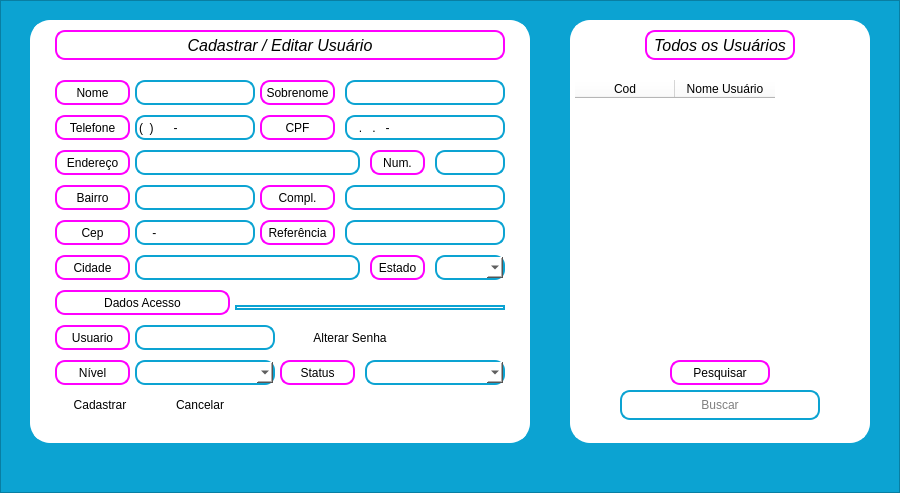
<?xml version="1.0" encoding="UTF-8"?>
<ui version="4.0">
 <class>FrameUsuarios</class>
 <widget class="QFrame" name="FrameUsuarios">
  <property name="geometry">
   <rect>
    <x>0</x>
    <y>0</y>
    <width>900</width>
    <height>493</height>
   </rect>
  </property>
  <property name="font">
   <font>
    <family>Segoe UI</family>
   </font>
  </property>
  <property name="windowTitle">
   <string>Frame</string>
  </property>
  <property name="styleSheet">
   <string notr="true"/>
  </property>
  <property name="frameShape">
   <enum>QFrame::StyledPanel</enum>
  </property>
  <property name="frameShadow">
   <enum>QFrame::Raised</enum>
  </property>
  <widget class="QFrame" name="ct_frame_usuarios">
   <property name="geometry">
    <rect>
     <x>0</x>
     <y>0</y>
     <width>900</width>
     <height>493</height>
    </rect>
   </property>
   <property name="styleSheet">
    <string notr="true">background: #0CA3D2</string>
   </property>
   <property name="frameShape">
    <enum>QFrame::StyledPanel</enum>
   </property>
   <property name="frameShadow">
    <enum>QFrame::Raised</enum>
   </property>
   <widget class="QFrame" name="ct_usuarios">
    <property name="geometry">
     <rect>
      <x>30</x>
      <y>20</y>
      <width>500</width>
      <height>423</height>
     </rect>
    </property>
    <property name="styleSheet">
     <string notr="true">background: #FFF;
border: 5px solid #fFf;
border-radius: 20px;
</string>
    </property>
    <property name="frameShape">
     <enum>QFrame::StyledPanel</enum>
    </property>
    <property name="frameShadow">
     <enum>QFrame::Raised</enum>
    </property>
    <widget class="QLabel" name="lb_pedidos_agendados_2">
     <property name="geometry">
      <rect>
       <x>25</x>
       <y>10</y>
       <width>450</width>
       <height>30</height>
      </rect>
     </property>
     <property name="font">
      <font>
       <family>Segoe UI</family>
       <pointsize>12</pointsize>
       <weight>50</weight>
       <italic>true</italic>
       <bold>false</bold>
       <underline>false</underline>
      </font>
     </property>
     <property name="styleSheet">
      <string notr="true">color: #FFF;
border: 2px solid #ff00ff;
border-radius:10px;
background: #FFF;
color: #000</string>
     </property>
     <property name="text">
      <string>Cadastrar / Editar Usuário</string>
     </property>
     <property name="alignment">
      <set>Qt::AlignCenter</set>
     </property>
    </widget>
    <widget class="QLabel" name="label_clientes">
     <property name="geometry">
      <rect>
       <x>25</x>
       <y>60</y>
       <width>75</width>
       <height>25</height>
      </rect>
     </property>
     <property name="font">
      <font>
       <family>Arial</family>
      </font>
     </property>
     <property name="styleSheet">
      <string notr="true">color: #FFF;
border: 2px solid #ff00ff;
border-radius:10px;
background: #FFF;
color: #000</string>
     </property>
     <property name="text">
      <string>Nome</string>
     </property>
     <property name="alignment">
      <set>Qt::AlignCenter</set>
     </property>
    </widget>
    <widget class="QLineEdit" name="tx_nome_usuario">
     <property name="geometry">
      <rect>
       <x>105</x>
       <y>60</y>
       <width>120</width>
       <height>25</height>
      </rect>
     </property>
     <property name="font">
      <font>
       <family>Segoe UI</family>
      </font>
     </property>
     <property name="styleSheet">
      <string notr="true">color: #FFF;
border: 2px solid #0CA3D2;
border-radius:10px;
background: #FFF;
color: #000</string>
     </property>
    </widget>
    <widget class="QLabel" name="label_clientes_2">
     <property name="geometry">
      <rect>
       <x>25</x>
       <y>95</y>
       <width>75</width>
       <height>25</height>
      </rect>
     </property>
     <property name="font">
      <font>
       <family>Arial</family>
      </font>
     </property>
     <property name="styleSheet">
      <string notr="true">color: #FFF;
border: 2px solid #ff00ff;
border-radius:10px;
background: #FFF;
color: #000</string>
     </property>
     <property name="text">
      <string>Telefone</string>
     </property>
     <property name="alignment">
      <set>Qt::AlignCenter</set>
     </property>
    </widget>
    <widget class="QLineEdit" name="tx_telefone_usuario">
     <property name="geometry">
      <rect>
       <x>105</x>
       <y>95</y>
       <width>120</width>
       <height>25</height>
      </rect>
     </property>
     <property name="font">
      <font>
       <family>Segoe UI</family>
      </font>
     </property>
     <property name="styleSheet">
      <string notr="true">color: #FFF;
border: 2px solid #0CA3D2;
border-radius:10px;
background: #FFF;
color: #000</string>
     </property>
     <property name="inputMask">
      <string>(00) 00000-0000; </string>
     </property>
     <property name="text">
      <string>() -</string>
     </property>
    </widget>
    <widget class="QLabel" name="label_clientes_3">
     <property name="geometry">
      <rect>
       <x>230</x>
       <y>60</y>
       <width>75</width>
       <height>25</height>
      </rect>
     </property>
     <property name="font">
      <font>
       <family>Arial</family>
      </font>
     </property>
     <property name="styleSheet">
      <string notr="true">color: #FFF;
border: 2px solid #ff00ff;
border-radius:10px;
background: #FFF;
color: #000</string>
     </property>
     <property name="text">
      <string>Sobrenome</string>
     </property>
     <property name="alignment">
      <set>Qt::AlignCenter</set>
     </property>
    </widget>
    <widget class="QLineEdit" name="tx_sobrenome_usuario">
     <property name="geometry">
      <rect>
       <x>315</x>
       <y>60</y>
       <width>160</width>
       <height>25</height>
      </rect>
     </property>
     <property name="font">
      <font>
       <family>Segoe UI</family>
      </font>
     </property>
     <property name="styleSheet">
      <string notr="true">color: #FFF;
border: 2px solid #0CA3D2;
border-radius:10px;
background: #FFF;
color: #000</string>
     </property>
     <property name="text">
      <string/>
     </property>
    </widget>
    <widget class="QLabel" name="label_clientes_4">
     <property name="geometry">
      <rect>
       <x>230</x>
       <y>95</y>
       <width>75</width>
       <height>25</height>
      </rect>
     </property>
     <property name="font">
      <font>
       <family>Arial</family>
      </font>
     </property>
     <property name="styleSheet">
      <string notr="true">color: #FFF;
border: 2px solid #ff00ff;
border-radius:10px;
background: #FFF;
color: #000</string>
     </property>
     <property name="text">
      <string>CPF</string>
     </property>
     <property name="alignment">
      <set>Qt::AlignCenter</set>
     </property>
    </widget>
    <widget class="QLineEdit" name="tx_cpf_usuario">
     <property name="geometry">
      <rect>
       <x>315</x>
       <y>95</y>
       <width>160</width>
       <height>25</height>
      </rect>
     </property>
     <property name="font">
      <font>
       <family>Segoe UI</family>
      </font>
     </property>
     <property name="styleSheet">
      <string notr="true">color: #FFF;
border: 2px solid #0CA3D2;
border-radius:10px;
background: #FFF;
color: #000</string>
     </property>
     <property name="inputMask">
      <string>000.000.000-00; </string>
     </property>
     <property name="text">
      <string>..-</string>
     </property>
    </widget>
    <widget class="QLabel" name="label_clientes_5">
     <property name="geometry">
      <rect>
       <x>25</x>
       <y>130</y>
       <width>75</width>
       <height>25</height>
      </rect>
     </property>
     <property name="font">
      <font>
       <family>Arial</family>
      </font>
     </property>
     <property name="styleSheet">
      <string notr="true">color: #FFF;
border: 2px solid #ff00ff;
border-radius:10px;
background: #FFF;
color: #000</string>
     </property>
     <property name="text">
      <string>Endereço</string>
     </property>
     <property name="alignment">
      <set>Qt::AlignCenter</set>
     </property>
    </widget>
    <widget class="QLineEdit" name="tx_endereco_usuario">
     <property name="geometry">
      <rect>
       <x>105</x>
       <y>130</y>
       <width>225</width>
       <height>25</height>
      </rect>
     </property>
     <property name="font">
      <font>
       <family>Segoe UI</family>
      </font>
     </property>
     <property name="styleSheet">
      <string notr="true">color: #FFF;
border: 2px solid #0CA3D2;
border-radius:10px;
background: #FFF;
color: #000</string>
     </property>
     <property name="text">
      <string/>
     </property>
    </widget>
    <widget class="QLabel" name="label_clientes_6">
     <property name="geometry">
      <rect>
       <x>340</x>
       <y>130</y>
       <width>55</width>
       <height>25</height>
      </rect>
     </property>
     <property name="font">
      <font>
       <family>Arial</family>
      </font>
     </property>
     <property name="styleSheet">
      <string notr="true">color: #FFF;
border: 2px solid #ff00ff;
border-radius:10px;
background: #FFF;
color: #000</string>
     </property>
     <property name="text">
      <string>Num.</string>
     </property>
     <property name="alignment">
      <set>Qt::AlignCenter</set>
     </property>
    </widget>
    <widget class="QLineEdit" name="tx_numero_endereco_usuario">
     <property name="geometry">
      <rect>
       <x>405</x>
       <y>130</y>
       <width>70</width>
       <height>25</height>
      </rect>
     </property>
     <property name="font">
      <font>
       <family>Segoe UI</family>
      </font>
     </property>
     <property name="styleSheet">
      <string notr="true">color: #FFF;
border: 2px solid #0CA3D2;
border-radius:10px;
background: #FFF;
color: #000</string>
     </property>
     <property name="text">
      <string/>
     </property>
    </widget>
    <widget class="QLabel" name="label_clientes_7">
     <property name="geometry">
      <rect>
       <x>25</x>
       <y>165</y>
       <width>75</width>
       <height>25</height>
      </rect>
     </property>
     <property name="font">
      <font>
       <family>Arial</family>
      </font>
     </property>
     <property name="styleSheet">
      <string notr="true">color: #FFF;
border: 2px solid #ff00ff;
border-radius:10px;
background: #FFF;
color: #000</string>
     </property>
     <property name="text">
      <string>Bairro</string>
     </property>
     <property name="alignment">
      <set>Qt::AlignCenter</set>
     </property>
    </widget>
    <widget class="QLineEdit" name="tx_bairo_usuario">
     <property name="geometry">
      <rect>
       <x>105</x>
       <y>165</y>
       <width>120</width>
       <height>25</height>
      </rect>
     </property>
     <property name="font">
      <font>
       <family>Segoe UI</family>
      </font>
     </property>
     <property name="styleSheet">
      <string notr="true">color: #FFF;
border: 2px solid #0CA3D2;
border-radius:10px;
background: #FFF;
color: #000</string>
     </property>
     <property name="text">
      <string/>
     </property>
    </widget>
    <widget class="QLabel" name="label_clientes_8">
     <property name="geometry">
      <rect>
       <x>230</x>
       <y>165</y>
       <width>75</width>
       <height>25</height>
      </rect>
     </property>
     <property name="font">
      <font>
       <family>Arial</family>
      </font>
     </property>
     <property name="styleSheet">
      <string notr="true">color: #FFF;
border: 2px solid #ff00ff;
border-radius:10px;
background: #FFF;
color: #000</string>
     </property>
     <property name="text">
      <string>Compl.</string>
     </property>
     <property name="alignment">
      <set>Qt::AlignCenter</set>
     </property>
    </widget>
    <widget class="QLineEdit" name="tx_complemento_usuario">
     <property name="geometry">
      <rect>
       <x>315</x>
       <y>165</y>
       <width>160</width>
       <height>25</height>
      </rect>
     </property>
     <property name="font">
      <font>
       <family>Segoe UI</family>
      </font>
     </property>
     <property name="styleSheet">
      <string notr="true">color: #FFF;
border: 2px solid #0CA3D2;
border-radius:10px;
background: #FFF;
color: #000</string>
     </property>
     <property name="text">
      <string/>
     </property>
    </widget>
    <widget class="QLabel" name="label_clientes_9">
     <property name="geometry">
      <rect>
       <x>25</x>
       <y>235</y>
       <width>75</width>
       <height>25</height>
      </rect>
     </property>
     <property name="font">
      <font>
       <family>Arial</family>
      </font>
     </property>
     <property name="styleSheet">
      <string notr="true">color: #FFF;
border: 2px solid #ff00ff;
border-radius:10px;
background: #FFF;
color: #000</string>
     </property>
     <property name="text">
      <string>Cidade</string>
     </property>
     <property name="alignment">
      <set>Qt::AlignCenter</set>
     </property>
    </widget>
    <widget class="QLineEdit" name="tx_cidade_usuario">
     <property name="geometry">
      <rect>
       <x>105</x>
       <y>235</y>
       <width>225</width>
       <height>25</height>
      </rect>
     </property>
     <property name="font">
      <font>
       <family>Segoe UI</family>
      </font>
     </property>
     <property name="styleSheet">
      <string notr="true">color: #FFF;
border: 2px solid #0CA3D2;
border-radius:10px;
background: #FFF;
color: #000</string>
     </property>
     <property name="text">
      <string/>
     </property>
    </widget>
    <widget class="QLabel" name="label_clientes_10">
     <property name="geometry">
      <rect>
       <x>340</x>
       <y>235</y>
       <width>55</width>
       <height>25</height>
      </rect>
     </property>
     <property name="font">
      <font>
       <family>Arial</family>
      </font>
     </property>
     <property name="styleSheet">
      <string notr="true">color: #FFF;
border: 2px solid #ff00ff;
border-radius:10px;
background: #FFF;
color: #000</string>
     </property>
     <property name="text">
      <string>Estado</string>
     </property>
     <property name="alignment">
      <set>Qt::AlignCenter</set>
     </property>
    </widget>
    <widget class="QComboBox" name="tx_estado_usuario">
     <property name="geometry">
      <rect>
       <x>405</x>
       <y>235</y>
       <width>70</width>
       <height>25</height>
      </rect>
     </property>
     <property name="styleSheet">
      <string notr="true">color: #FFF;
border: 2px solid #0CA3D2;
border-radius:10px;
background: #FFF;
color: #000</string>
     </property>
     <property name="currentIndex">
      <number>-1</number>
     </property>
    </widget>
    <widget class="QLabel" name="label_clientes_11">
     <property name="geometry">
      <rect>
       <x>25</x>
       <y>200</y>
       <width>75</width>
       <height>25</height>
      </rect>
     </property>
     <property name="font">
      <font>
       <family>Arial</family>
      </font>
     </property>
     <property name="styleSheet">
      <string notr="true">color: #FFF;
border: 2px solid #ff00ff;
border-radius:10px;
background: #FFF;
color: #000</string>
     </property>
     <property name="text">
      <string>Cep</string>
     </property>
     <property name="alignment">
      <set>Qt::AlignCenter</set>
     </property>
    </widget>
    <widget class="QLineEdit" name="tx_cep_usuario">
     <property name="geometry">
      <rect>
       <x>105</x>
       <y>200</y>
       <width>120</width>
       <height>25</height>
      </rect>
     </property>
     <property name="font">
      <font>
       <family>Segoe UI</family>
      </font>
     </property>
     <property name="styleSheet">
      <string notr="true">color: #FFF;
border: 2px solid #0CA3D2;
border-radius:10px;
background: #FFF;
color: #000</string>
     </property>
     <property name="inputMask">
      <string>0000-000; </string>
     </property>
     <property name="text">
      <string>-</string>
     </property>
    </widget>
    <widget class="QLabel" name="label_clientes_12">
     <property name="geometry">
      <rect>
       <x>230</x>
       <y>200</y>
       <width>75</width>
       <height>25</height>
      </rect>
     </property>
     <property name="font">
      <font>
       <family>Arial</family>
      </font>
     </property>
     <property name="styleSheet">
      <string notr="true">color: #FFF;
border: 2px solid #ff00ff;
border-radius:10px;
background: #FFF;
color: #000</string>
     </property>
     <property name="text">
      <string>Referência</string>
     </property>
     <property name="alignment">
      <set>Qt::AlignCenter</set>
     </property>
    </widget>
    <widget class="QLineEdit" name="tx_referencia_usuario">
     <property name="geometry">
      <rect>
       <x>315</x>
       <y>200</y>
       <width>160</width>
       <height>25</height>
      </rect>
     </property>
     <property name="font">
      <font>
       <family>Segoe UI</family>
      </font>
     </property>
     <property name="styleSheet">
      <string notr="true">color: #FFF;
border: 2px solid #0CA3D2;
border-radius:10px;
background: #FFF;
color: #000</string>
     </property>
     <property name="text">
      <string/>
     </property>
    </widget>
    <widget class="QPushButton" name="bt_cadastrar_usuario">
     <property name="geometry">
      <rect>
       <x>25</x>
       <y>370</y>
       <width>90</width>
       <height>30</height>
      </rect>
     </property>
     <property name="font">
      <font>
       <family>Segoe UI</family>
      </font>
     </property>
     <property name="text">
      <string>Cadastrar</string>
     </property>
    </widget>
    <widget class="QPushButton" name="bt_cancelar_">
     <property name="geometry">
      <rect>
       <x>125</x>
       <y>370</y>
       <width>90</width>
       <height>30</height>
      </rect>
     </property>
     <property name="font">
      <font>
       <family>Segoe UI</family>
      </font>
     </property>
     <property name="text">
      <string>Cancelar</string>
     </property>
    </widget>
    <widget class="QLabel" name="label_clientes_13">
     <property name="geometry">
      <rect>
       <x>25</x>
       <y>305</y>
       <width>75</width>
       <height>25</height>
      </rect>
     </property>
     <property name="font">
      <font>
       <family>Arial</family>
      </font>
     </property>
     <property name="styleSheet">
      <string notr="true">color: #FFF;
border: 2px solid #ff00ff;
border-radius:10px;
background: #FFF;
color: #000</string>
     </property>
     <property name="text">
      <string>Usuario</string>
     </property>
     <property name="alignment">
      <set>Qt::AlignCenter</set>
     </property>
    </widget>
    <widget class="Line" name="line">
     <property name="geometry">
      <rect>
       <x>205</x>
       <y>285</y>
       <width>270</width>
       <height>5</height>
      </rect>
     </property>
     <property name="styleSheet">
      <string notr="true">color: #FFF;
border: 2px solid #0CA3D2;
border-radius:10px;
background: #FFF;
color: #000</string>
     </property>
     <property name="frameShadow">
      <enum>QFrame::Raised</enum>
     </property>
     <property name="orientation">
      <enum>Qt::Horizontal</enum>
     </property>
    </widget>
    <widget class="QLabel" name="label_clientes_14">
     <property name="geometry">
      <rect>
       <x>25</x>
       <y>270</y>
       <width>175</width>
       <height>25</height>
      </rect>
     </property>
     <property name="font">
      <font>
       <family>Arial</family>
      </font>
     </property>
     <property name="styleSheet">
      <string notr="true">color: #FFF;
border: 2px solid #ff00ff;
border-radius:10px;
background: #FFF;
color: #000</string>
     </property>
     <property name="text">
      <string>Dados Acesso</string>
     </property>
     <property name="alignment">
      <set>Qt::AlignCenter</set>
     </property>
    </widget>
    <widget class="QLineEdit" name="tx_login">
     <property name="geometry">
      <rect>
       <x>105</x>
       <y>305</y>
       <width>140</width>
       <height>25</height>
      </rect>
     </property>
     <property name="font">
      <font>
       <family>Segoe UI</family>
      </font>
     </property>
     <property name="styleSheet">
      <string notr="true">color: #FFF;
border: 2px solid #0CA3D2;
border-radius:10px;
background: #FFF;
color: #000</string>
     </property>
     <property name="text">
      <string/>
     </property>
    </widget>
    <widget class="QComboBox" name="tx_nivel_acesso">
     <property name="geometry">
      <rect>
       <x>105</x>
       <y>340</y>
       <width>140</width>
       <height>25</height>
      </rect>
     </property>
     <property name="styleSheet">
      <string notr="true">color: #FFF;
border: 2px solid #0CA3D2;
border-radius:10px;
background: #FFF;
color: #000</string>
     </property>
    </widget>
    <widget class="QLabel" name="label_clientes_16">
     <property name="geometry">
      <rect>
       <x>25</x>
       <y>340</y>
       <width>75</width>
       <height>25</height>
      </rect>
     </property>
     <property name="font">
      <font>
       <family>Arial</family>
      </font>
     </property>
     <property name="styleSheet">
      <string notr="true">color: #FFF;
border: 2px solid #ff00ff;
border-radius:10px;
background: #FFF;
color: #000</string>
     </property>
     <property name="text">
      <string>Nível</string>
     </property>
     <property name="alignment">
      <set>Qt::AlignCenter</set>
     </property>
    </widget>
    <widget class="QLabel" name="label_clientes_17">
     <property name="geometry">
      <rect>
       <x>250</x>
       <y>340</y>
       <width>75</width>
       <height>25</height>
      </rect>
     </property>
     <property name="font">
      <font>
       <family>Arial</family>
      </font>
     </property>
     <property name="styleSheet">
      <string notr="true">color: #FFF;
border: 2px solid #ff00ff;
border-radius:10px;
background: #FFF;
color: #000</string>
     </property>
     <property name="text">
      <string>Status</string>
     </property>
     <property name="alignment">
      <set>Qt::AlignCenter</set>
     </property>
    </widget>
    <widget class="QComboBox" name="tx_status">
     <property name="geometry">
      <rect>
       <x>335</x>
       <y>340</y>
       <width>140</width>
       <height>25</height>
      </rect>
     </property>
     <property name="styleSheet">
      <string notr="true">color: #FFF;
border: 2px solid #0CA3D2;
border-radius:10px;
background: #FFF;
color: #000</string>
     </property>
    </widget>
    <widget class="QPushButton" name="bt_aterar_senha">
     <property name="geometry">
      <rect>
       <x>270</x>
       <y>305</y>
       <width>100</width>
       <height>25</height>
      </rect>
     </property>
     <property name="text">
      <string>Alterar Senha</string>
     </property>
    </widget>
   </widget>
   <widget class="QFrame" name="ct_usuarios2">
    <property name="geometry">
     <rect>
      <x>570</x>
      <y>20</y>
      <width>300</width>
      <height>423</height>
     </rect>
    </property>
    <property name="styleSheet">
     <string notr="true">background: #FFF;
border: 2px solid #fff;
border-radius: 20px;</string>
    </property>
    <property name="frameShape">
     <enum>QFrame::StyledPanel</enum>
    </property>
    <property name="frameShadow">
     <enum>QFrame::Raised</enum>
    </property>
    <widget class="QLabel" name="lb_tarefas_agendadas_2">
     <property name="geometry">
      <rect>
       <x>75</x>
       <y>10</y>
       <width>150</width>
       <height>30</height>
      </rect>
     </property>
     <property name="font">
      <font>
       <family>Segoe UI</family>
       <pointsize>12</pointsize>
       <weight>50</weight>
       <italic>true</italic>
       <bold>false</bold>
       <underline>false</underline>
      </font>
     </property>
     <property name="styleSheet">
      <string notr="true">color: #FFF;
border: 2px solid #ff00ff;
border-radius:10px;
background: #FFF;
color: #000</string>
     </property>
     <property name="text">
      <string>Todos os Usuários</string>
     </property>
     <property name="alignment">
      <set>Qt::AlignCenter</set>
     </property>
    </widget>
    <widget class="QTableWidget" name="tabela_usuarios">
     <property name="geometry">
      <rect>
       <x>5</x>
       <y>60</y>
       <width>290</width>
       <height>250</height>
      </rect>
     </property>
     <property name="styleSheet">
      <string notr="true">background: #FFF; border: none; border-radius: 0</string>
     </property>
     <property name="editTriggers">
      <set>QAbstractItemView::NoEditTriggers</set>
     </property>
     <property name="textElideMode">
      <enum>Qt::ElideRight</enum>
     </property>
     <column>
      <property name="text">
       <string>Cod</string>
      </property>
     </column>
     <column>
      <property name="text">
       <string>Nome Usuário</string>
      </property>
     </column>
    </widget>
    <widget class="QLineEdit" name="tx_buscar_usuarios">
     <property name="geometry">
      <rect>
       <x>50</x>
       <y>370</y>
       <width>200</width>
       <height>30</height>
      </rect>
     </property>
     <property name="styleSheet">
      <string notr="true">color: #FFF;
border: 2px solid #0CA3D2;
border-radius:10px;
background: #FFF;
color: #000</string>
     </property>
     <property name="alignment">
      <set>Qt::AlignCenter</set>
     </property>
     <property name="placeholderText">
      <string>Buscar</string>
     </property>
    </widget>
    <widget class="QLabel" name="label_clientes_18">
     <property name="geometry">
      <rect>
       <x>100</x>
       <y>340</y>
       <width>100</width>
       <height>25</height>
      </rect>
     </property>
     <property name="font">
      <font>
       <family>Arial</family>
      </font>
     </property>
     <property name="styleSheet">
      <string notr="true">color: #FFF;
border: 2px solid #ff00ff;
border-radius:10px;
background: #FFF url('/Files/Python/AeR/Images/buscar.png') no-repeat  right ;
color: #000;
</string>
     </property>
     <property name="text">
      <string>Pesquisar</string>
     </property>
     <property name="textFormat">
      <enum>Qt::AutoText</enum>
     </property>
     <property name="alignment">
      <set>Qt::AlignCenter</set>
     </property>
    </widget>
   </widget>
  </widget>
 </widget>
 <tabstops>
  <tabstop>tx_nome_usuario</tabstop>
  <tabstop>tx_sobrenome_usuario</tabstop>
  <tabstop>tx_telefone_usuario</tabstop>
  <tabstop>tx_cpf_usuario</tabstop>
  <tabstop>tx_endereco_usuario</tabstop>
  <tabstop>tx_numero_endereco_usuario</tabstop>
  <tabstop>tx_bairo_usuario</tabstop>
  <tabstop>tx_complemento_usuario</tabstop>
  <tabstop>tx_cep_usuario</tabstop>
  <tabstop>tx_referencia_usuario</tabstop>
  <tabstop>tx_cidade_usuario</tabstop>
  <tabstop>tx_estado_usuario</tabstop>
  <tabstop>tx_login</tabstop>
  <tabstop>bt_aterar_senha</tabstop>
  <tabstop>tx_nivel_acesso</tabstop>
  <tabstop>tx_status</tabstop>
  <tabstop>bt_cadastrar_usuario</tabstop>
  <tabstop>bt_cancelar_</tabstop>
  <tabstop>tabela_usuarios</tabstop>
  <tabstop>tx_buscar_usuarios</tabstop>
 </tabstops>
 <resources/>
 <connections/>
</ui>
